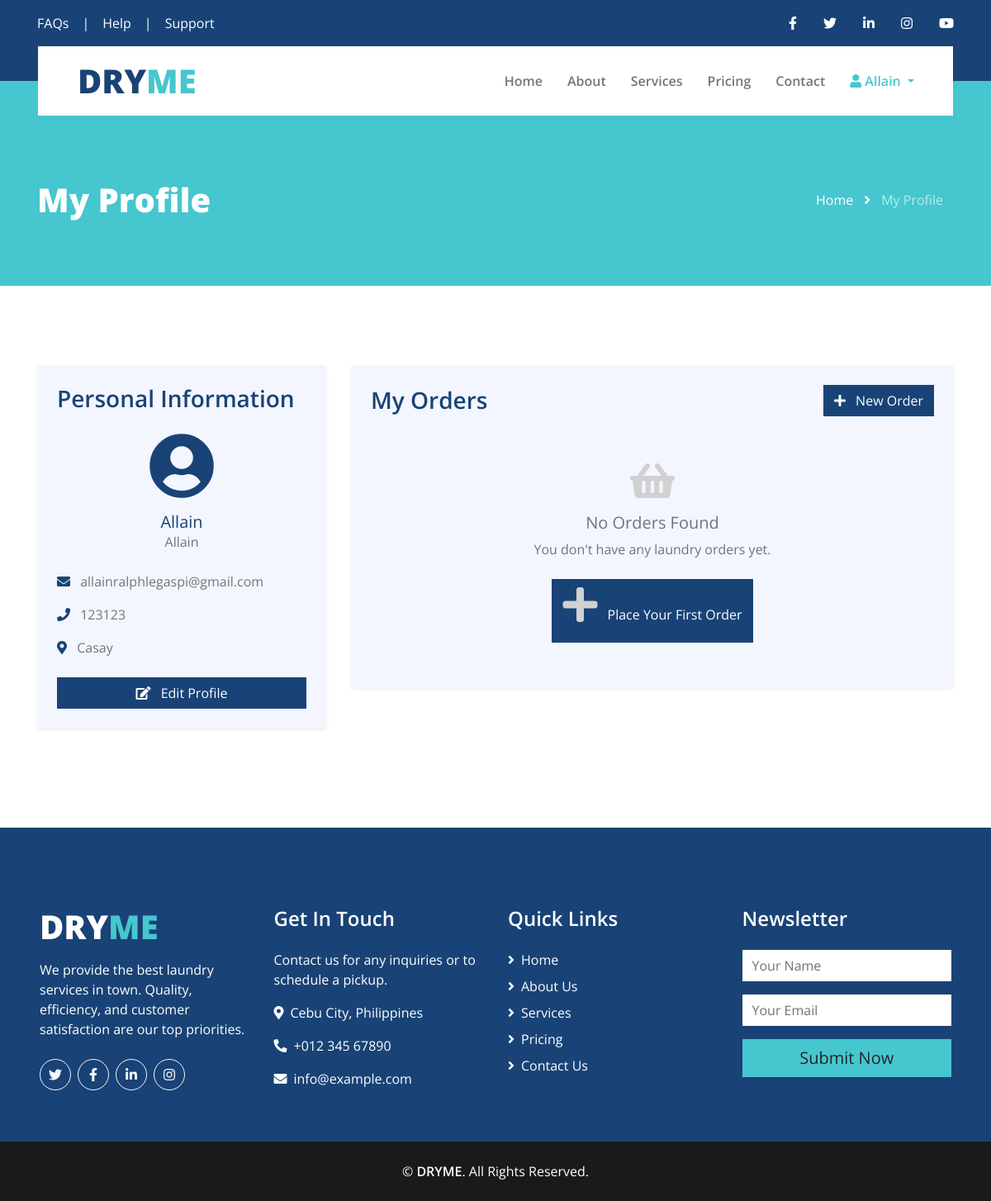
Page /profile.php (signed in) on the committed database.
### tables this page shows
CREATE TABLE `customers` (
  `customer_id` int(11) NOT NULL,
  `username` varchar(50) NOT NULL,
  `password` varchar(255) NOT NULL,
  `email` varchar(100) NOT NULL,
  `full_name` varchar(100) NOT NULL,
  `phone` varchar(20) DEFAULT NULL,
  `address` text DEFAULT NULL,
  `role` enum('admin','customer') DEFAULT 'customer',
  `created_at` timestamp NOT NULL DEFAULT current_timestamp(),
  `updated_at` timestamp NOT NULL DEFAULT current_timestamp() ON UPDATE current_timestamp()
);

### profile.php (the view, shortened to what the rows shown need)
<?php
require_once 'includes/db_connect.php';
$stmt = $pdo->prepare("SELECT * FROM customers WHERE customer_id = ?");
$stmt->execute([$_SESSION['user_id']]);
$user = $stmt->fetch();
?>
<!DOCTYPE html>
<html lang="en">
<head>
    <link href="https://cdnjs.cloudflare.com/ajax/libs/font-awesome/5.15.0/css/all.min.css" rel="stylesheet">
    <link href="lib/owlcarousel/assets/owl.carousel.min.css" rel="stylesheet">
    <link href="css/style.css" rel="stylesheet">
</head>
<body>
    <div class="container-fluid position-relative nav-bar p-0">
        <div class="container-lg position-relative p-0 px-lg-3" style="z-index: 9;">
            <nav class="navbar navbar-expand-lg bg-white navbar-light py-3 py-lg-0 pl-3 pl-lg-5">
                <a href="" class="navbar-brand">
                    <h1 class="m-0 text-secondary"><span class="text-primary">DRY</span>ME</h1>
                </a>
            </nav>
        </div>
    </div>
    <div class="page-header container-fluid bg-secondary pt-2 pt-lg-5 pb-2 mb-5">
        <div class="container py-5">
            <div class="row align-items-center py-4">
                <div class="col-md-6 text-center text-md-left">
                    <h1 class="mb-4 mb-md-0 text-white">My Profile</h1>
                </div>
            </div>
        </div>
    </div>
    <div class="container-fluid py-5">
        <div class="container">
            <div class="row">
                <div class="col-lg-4 mb-4">
                    <div class="bg-light p-4 rounded shadow-sm">
                        <h3 class="mb-4">Personal Information</h3>
                        <div class="text-center mb-4">
                            <div class="mb-3">
                                <i class="fa fa-user-circle text-primary" style="font-size: 80px;"></i>
                            </div>
                            <h5 class="mb-0">
                                <?php
                                $fullName = '';
                                if (isset($user['first_name']) && isset($user['last_name'])) {
                                    $fullName = htmlspecialchars($user['first_name'] . ' ' . $user['last_name']);
                                } elseif (isset($user['username'])) {
                                    $fullName = htmlspecialchars($user['username']);
                                } else {
                                    $fullName = 'User';
                                }
                                echo $fullName;
                                ?>
                            </h5>
                            <p class="text-muted">
                                <?php echo isset($user['username']) ? htmlspecialchars($user['username']) : ''; ?>
                            </p>
                        </div>
                        <div class="mb-3">
                            <i class="fa fa-envelope text-primary mr-2"></i>
                            <?php echo isset($user['email']) ? htmlspecialchars($user['email']) : ''; ?>
                        </div>
                        <div class="mb-3">
                            <i class="fa fa-phone text-primary mr-2"></i>
                            <?php echo isset($user['phone']) ? htmlspecialchars($user['phone']) : ''; ?>
                        </div>
                        <div class="mb-4">
                            <i class="fa fa-map-marker-alt text-primary mr-2"></i>
                            <?php echo isset($user['address']) ? htmlspecialchars($user['address']) : ''; ?>
                        </div>
                        <a href="edit_profile.php" class="btn btn-primary btn-block">
                            <i class="fa fa-edit mr-2"></i> Edit Profile
                        </a>
                    </div>
                </div>
            </div>
        </div>
    </div>
    <div class="container-fluid bg-primary text-white mt-5 pt-5 px-sm-3 px-md-5">
        <div class="row pt-5">
            <div class="col-lg-3 col-md-6 mb-5">
                <a href=""><h1 class="text-secondary mb-3"><span class="text-white">DRY</span>ME</h1></a>
            </div>
        </div>
    </div>
</body>
</html>

### rows in the picture
customers: username "Allain", email "allainralphlegaspi@gmail.com", phone "123123", address "Casay"

### other values in the picture
$_SESSION['username'] "Allain"
